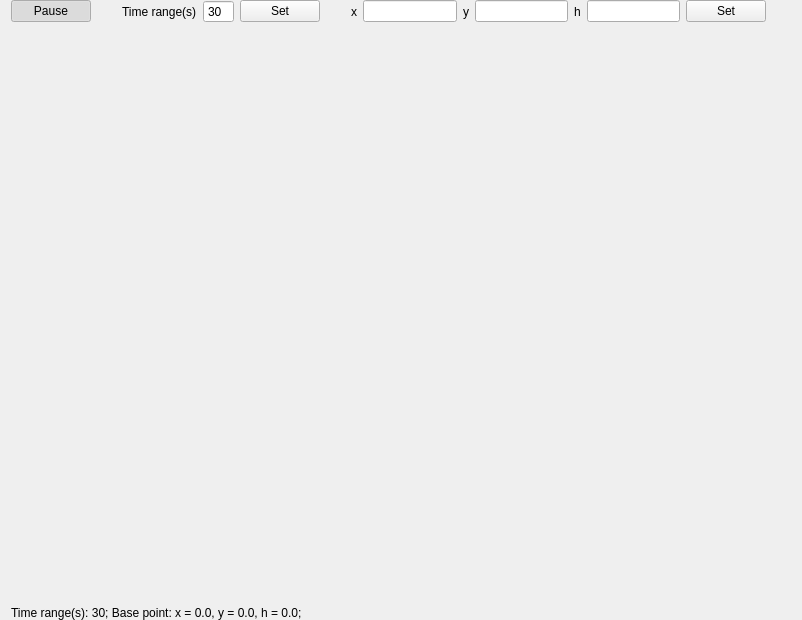
<?xml version="1.0" encoding="UTF-8"?>
<ui version="4.0">
 <class>QCPHVChartClass</class>
 <widget class="QWidget" name="QCPHVChartClass">
  <property name="geometry">
   <rect>
    <x>0</x>
    <y>0</y>
    <width>802</width>
    <height>620</height>
   </rect>
  </property>
  <property name="windowTitle">
   <string>QCPHVChart</string>
  </property>
  <layout class="QVBoxLayout" name="verticalLayout" stretch="0,1,0">
   <property name="leftMargin">
    <number>0</number>
   </property>
   <property name="topMargin">
    <number>0</number>
   </property>
   <property name="rightMargin">
    <number>0</number>
   </property>
   <property name="bottomMargin">
    <number>0</number>
   </property>
   <item>
    <layout class="QHBoxLayout" name="horizontalLayout">
     <property name="leftMargin">
      <number>11</number>
     </property>
     <property name="rightMargin">
      <number>11</number>
     </property>
     <item>
      <widget class="QPushButton" name="pause_btn">
       <property name="text">
        <string>Pause</string>
       </property>
       <property name="checkable">
        <bool>true</bool>
       </property>
       <property name="checked">
        <bool>true</bool>
       </property>
      </widget>
     </item>
     <item>
      <spacer name="horizontalSpacer_3">
       <property name="orientation">
        <enum>Qt::Horizontal</enum>
       </property>
       <property name="sizeHint" stdset="0">
        <size>
         <width>40</width>
         <height>20</height>
        </size>
       </property>
      </spacer>
     </item>
     <item>
      <widget class="QLabel" name="label">
       <property name="text">
        <string>Time range(s)</string>
       </property>
      </widget>
     </item>
     <item>
      <widget class="QSpinBox" name="time_range">
       <property name="buttonSymbols">
        <enum>QAbstractSpinBox::NoButtons</enum>
       </property>
       <property name="minimum">
        <number>5</number>
       </property>
       <property name="maximum">
        <number>999</number>
       </property>
       <property name="value">
        <number>30</number>
       </property>
      </widget>
     </item>
     <item>
      <widget class="QPushButton" name="set_btn">
       <property name="text">
        <string>Set</string>
       </property>
      </widget>
     </item>
     <item>
      <spacer name="horizontalSpacer_2">
       <property name="orientation">
        <enum>Qt::Horizontal</enum>
       </property>
       <property name="sizeHint" stdset="0">
        <size>
         <width>40</width>
         <height>20</height>
        </size>
       </property>
      </spacer>
     </item>
     <item>
      <widget class="QLabel" name="label_2">
       <property name="text">
        <string>x</string>
       </property>
      </widget>
     </item>
     <item>
      <widget class="QLineEdit" name="x"/>
     </item>
     <item>
      <widget class="QLabel" name="label_3">
       <property name="text">
        <string>y</string>
       </property>
      </widget>
     </item>
     <item>
      <widget class="QLineEdit" name="y"/>
     </item>
     <item>
      <widget class="QLabel" name="label_5">
       <property name="text">
        <string>h</string>
       </property>
      </widget>
     </item>
     <item>
      <widget class="QLineEdit" name="h"/>
     </item>
     <item>
      <widget class="QPushButton" name="set_btn_2">
       <property name="text">
        <string>Set</string>
       </property>
      </widget>
     </item>
     <item>
      <spacer name="horizontalSpacer">
       <property name="orientation">
        <enum>Qt::Horizontal</enum>
       </property>
       <property name="sizeHint" stdset="0">
        <size>
         <width>40</width>
         <height>20</height>
        </size>
       </property>
      </spacer>
     </item>
    </layout>
   </item>
   <item>
    <widget class="QCustomPlot" name="customPlot" native="true"/>
   </item>
   <item>
    <layout class="QHBoxLayout" name="horizontalLayout_2">
     <property name="leftMargin">
      <number>11</number>
     </property>
     <property name="rightMargin">
      <number>11</number>
     </property>
     <item>
      <widget class="QLabel" name="status">
       <property name="text">
        <string>Time range(s): 30; Base point: x = 0.0, y = 0.0, h = 0.0;</string>
       </property>
      </widget>
     </item>
    </layout>
   </item>
  </layout>
 </widget>
 <layoutdefault spacing="6" margin="11"/>
 <customwidgets>
  <customwidget>
   <class>QCustomPlot</class>
   <extends>QWidget</extends>
   <header>qcustomplot.h</header>
   <container>1</container>
  </customwidget>
 </customwidgets>
 <resources/>
 <connections/>
</ui>
